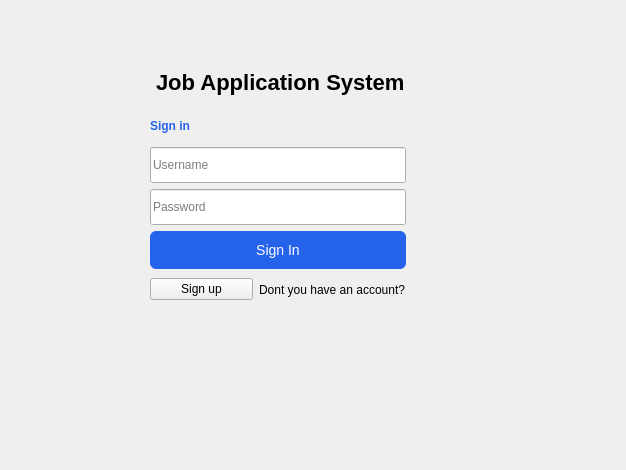
<?xml version="1.0" encoding="UTF-8"?>
<ui version="4.0">
 <class>Form</class>
 <widget class="QWidget" name="Form">
  <property name="geometry">
   <rect>
    <x>0</x>
    <y>0</y>
    <width>626</width>
    <height>470</height>
   </rect>
  </property>
  <property name="windowTitle">
   <string>Form</string>
  </property>
  <widget class="QWidget" name="layoutWidget">
   <property name="geometry">
    <rect>
     <x>150</x>
     <y>70</y>
     <width>256</width>
     <height>234</height>
    </rect>
   </property>
   <layout class="QVBoxLayout" name="verticalLayout">
    <item>
     <widget class="QLabel" name="label">
      <property name="styleSheet">
       <string notr="true">font-size: 22px; font-weight: bold; margin-bottom: 10px;</string>
      </property>
      <property name="text">
       <string>Job Application System</string>
      </property>
     </widget>
    </item>
    <item>
     <widget class="QLabel" name="label_2">
      <property name="styleSheet">
       <string notr="true">color: #2563eb; font-weight: bold;</string>
      </property>
      <property name="text">
       <string>Sign in</string>
      </property>
     </widget>
    </item>
    <item>
     <widget class="QLineEdit" name="username_input">
      <property name="minimumSize">
       <size>
        <width>50</width>
        <height>36</height>
       </size>
      </property>
      <property name="placeholderText">
       <string>Username</string>
      </property>
     </widget>
    </item>
    <item>
     <layout class="QGridLayout" name="gridLayout">
      <property name="rightMargin">
       <number>60</number>
      </property>
      <property name="spacing">
       <number>15</number>
      </property>
     </layout>
    </item>
    <item>
     <widget class="QLineEdit" name="password_input">
      <property name="minimumSize">
       <size>
        <width>50</width>
        <height>36</height>
       </size>
      </property>
      <property name="placeholderText">
       <string>Password</string>
      </property>
     </widget>
    </item>
    <item>
     <widget class="QPushButton" name="login_btn">
      <property name="minimumSize">
       <size>
        <width>0</width>
        <height>38</height>
       </size>
      </property>
      <property name="styleSheet">
       <string notr="true">background-color: #2563eb; color: white; border-radius: 6px; font-size: 14px;</string>
      </property>
      <property name="text">
       <string>Sign In</string>
      </property>
     </widget>
    </item>
    <item>
     <layout class="QHBoxLayout" name="horizontalLayout">
      <item>
       <widget class="QPushButton" name="reg_btn">
        <property name="text">
         <string>Sign up</string>
        </property>
       </widget>
      </item>
      <item>
       <widget class="QLabel" name="label_5">
        <property name="text">
         <string>Dont you have an account?</string>
        </property>
       </widget>
      </item>
     </layout>
    </item>
   </layout>
  </widget>
 </widget>
 <resources/>
 <connections/>
</ui>
